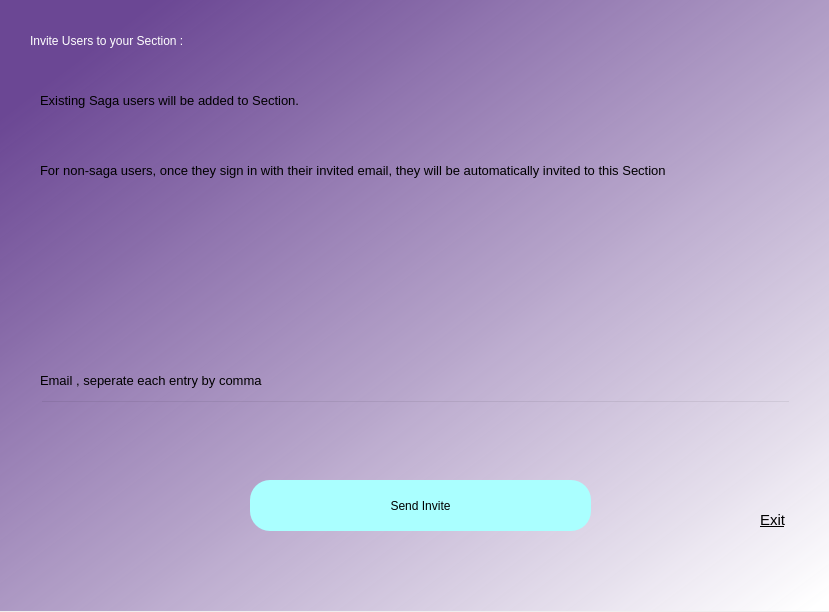
<?xml version="1.0" encoding="UTF-8"?>
<ui version="4.0">
 <class>Dialog</class>
 <widget class="QDialog" name="Dialog">
  <property name="geometry">
   <rect>
    <x>0</x>
    <y>0</y>
    <width>829</width>
    <height>612</height>
   </rect>
  </property>
  <property name="windowTitle">
   <string>Dialog</string>
  </property>
  <widget class="QWidget" name="bgwidget" native="true">
   <property name="geometry">
    <rect>
     <x>0</x>
     <y>0</y>
     <width>831</width>
     <height>611</height>
    </rect>
   </property>
   <property name="styleSheet">
    <string notr="true">QWidget#bgwidget{
background-color:qlineargradient(spread:pad, x1:0.091, y1:0.101636, x2:0.991379, y2:0.977, stop:0 rgba(74, 29, 125, 0.8), stop:1 rgba(255, 255, 255, 255));}</string>
   </property>
   <widget class="QLabel" name="sectionlbl">
    <property name="geometry">
     <rect>
      <x>30</x>
      <y>20</y>
      <width>391</width>
      <height>41</height>
     </rect>
    </property>
    <property name="styleSheet">
     <string notr="true">font: 16pt &quot;MS Shell Dlg 2&quot;;color:rgb(255, 255, 255)</string>
    </property>
    <property name="text">
     <string>Invite Users to your Section :</string>
    </property>
   </widget>
   <widget class="QPushButton" name="sentInviteBttn">
    <property name="geometry">
     <rect>
      <x>250</x>
      <y>480</y>
      <width>341</width>
      <height>51</height>
     </rect>
    </property>
    <property name="styleSheet">
     <string notr="true">border-radius:20px;
background-color: rgb(170, 255, 255);
font: 14pt &quot;MS Shell Dlg 2&quot;;</string>
    </property>
    <property name="text">
     <string>Send Invite</string>
    </property>
   </widget>
   <widget class="QLineEdit" name="emailfield">
    <property name="geometry">
     <rect>
      <x>40</x>
      <y>400</y>
      <width>751</width>
      <height>51</height>
     </rect>
    </property>
    <property name="autoFillBackground">
     <bool>true</bool>
    </property>
    <property name="styleSheet">
     <string notr="true">background-color:rgba(0,0,0,0);
font: 12pt &quot;MS Shell Dlg 2&quot;;</string>
    </property>
   </widget>
   <widget class="QLabel" name="label_3">
    <property name="geometry">
     <rect>
      <x>40</x>
      <y>370</y>
      <width>741</width>
      <height>20</height>
     </rect>
    </property>
    <property name="font">
     <font>
      <family>MS Shell Dlg 2</family>
      <pointsize>10</pointsize>
      <weight>50</weight>
      <italic>false</italic>
      <bold>false</bold>
     </font>
    </property>
    <property name="styleSheet">
     <string notr="true">font: 10pt &quot;MS Shell Dlg 2&quot;;</string>
    </property>
    <property name="text">
     <string>Email , seperate each entry by comma</string>
    </property>
   </widget>
   <widget class="QLabel" name="label_4">
    <property name="geometry">
     <rect>
      <x>40</x>
      <y>90</y>
      <width>511</width>
      <height>20</height>
     </rect>
    </property>
    <property name="font">
     <font>
      <family>MS Shell Dlg 2</family>
      <pointsize>10</pointsize>
      <weight>50</weight>
      <italic>false</italic>
      <bold>false</bold>
     </font>
    </property>
    <property name="styleSheet">
     <string notr="true">font: 10pt &quot;MS Shell Dlg 2&quot;;</string>
    </property>
    <property name="text">
     <string>Existing Saga users will be added to Section.  </string>
    </property>
   </widget>
   <widget class="QLabel" name="label_5">
    <property name="geometry">
     <rect>
      <x>40</x>
      <y>140</y>
      <width>651</width>
      <height>61</height>
     </rect>
    </property>
    <property name="font">
     <font>
      <family>MS Shell Dlg 2</family>
      <pointsize>10</pointsize>
      <weight>50</weight>
      <italic>false</italic>
      <bold>false</bold>
     </font>
    </property>
    <property name="styleSheet">
     <string notr="true">font: 10pt &quot;MS Shell Dlg 2&quot;;</string>
    </property>
    <property name="text">
     <string>For non-saga users, once they sign in with their invited email, they will be automatically invited to this Section</string>
    </property>
    <property name="wordWrap">
     <bool>true</bool>
    </property>
   </widget>
   <widget class="QLabel" name="wrnlbl">
    <property name="geometry">
     <rect>
      <x>40</x>
      <y>460</y>
      <width>751</width>
      <height>16</height>
     </rect>
    </property>
    <property name="text">
     <string/>
    </property>
   </widget>
   <widget class="QLabel" name="exitlbl">
    <property name="geometry">
     <rect>
      <x>760</x>
      <y>510</y>
      <width>31</width>
      <height>20</height>
     </rect>
    </property>
    <property name="font">
     <font>
      <pointsize>11</pointsize>
      <underline>true</underline>
     </font>
    </property>
    <property name="text">
     <string>Exit</string>
    </property>
   </widget>
  </widget>
 </widget>
 <resources/>
 <connections/>
</ui>
